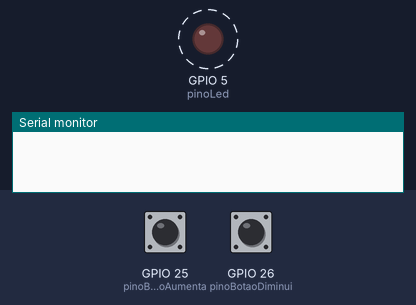
A sketch run on a simulated ESP32. Shown: output pins drawn as LEDs (lit = HIGH), the last lines printed to the serial monitor. Dashed ring = blinking. The test bench sets the inputs (shaded band); at power-on: GPIO 25 (pinoBotaoAumenta) HIGH, GPIO 26 (pinoBotaoDiminui) HIGH.

Above: at 1.2 s.
1.3 s: GPIO 25 (pinoBotaoAumenta) pulled LOW for 1 s
At 2.8 s:
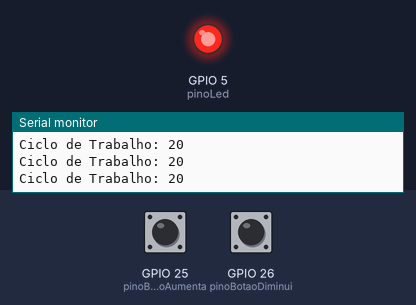
4.3 s: GPIO 26 (pinoBotaoDiminui) pulled LOW for 1 s
At 6.4 s:
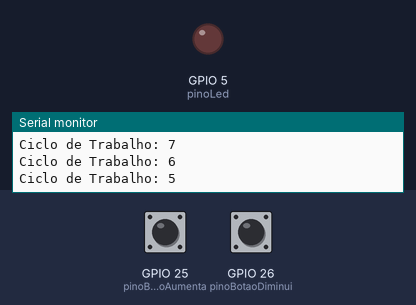
7.3 s: GPIO 26 (pinoBotaoDiminui) pulled LOW for 0.15 s
9.1 s: GPIO 26 (pinoBotaoDiminui) pulled LOW for 3.2 s
Timing chart, 0 to 12.1 s (numbered marks = the images above; inputs shaded):
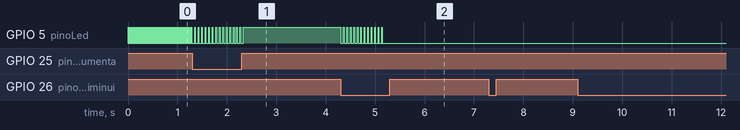

Measured:
- after the input at 1.3 s, GPIO 5 (pinoLed): alternates HIGH for 0.02 s and LOW for 0.05 s, 29 changes in all, then stays HIGH, starting after 0.05 s
- after the input at 4.3 s, GPIO 5 (pinoLed): alternates HIGH for 0.01 s and LOW for 0.06 s, 25 changes in all, then stays LOW, starting at once
- by itself, GPIO 5 (pinoLed): alternates HIGH for 0.01 s and LOW for 0.01 s

The sketch:

sketch.ino
```cpp
// --- Pinos ---
const int pinoLed = 5;
const int pinoBotaoAumenta = 25;
const int pinoBotaoDiminui = 26;

// --- Controle do PWM por Software ---
// Período total do ciclo PWM em milissegundos.
// Um valor baixo (ex: 20ms) cria uma frequência alta (50Hz), que o olho não percebe.
const int periodo = 20;

// "cicloDeTrabalho" é o tempo que o LED ficará LIGADO dentro do período.
// Este valor irá variar de 0 (0% de brilho) até o 'periodo' (100% de brilho).
// Começa com 50% de brilho (10ms de 20ms)
int cicloDeTrabalho = 10;

void setup() {
  Serial.begin(115200);
  pinMode(pinoLed, OUTPUT);
  pinMode(pinoBotaoAumenta, INPUT_PULLUP);
  pinMode(pinoBotaoDiminui, INPUT_PULLUP);
}

void gerarPwmSoftware() {
  if (cicloDeTrabalho > 0) {
    digitalWrite(pinoLed, HIGH);
    delay(cicloDeTrabalho);
  }

  digitalWrite(pinoLed, LOW);
  delay(periodo - cicloDeTrabalho);
}

void loop() {
  if (digitalRead(pinoBotaoAumenta) == LOW) {
    cicloDeTrabalho++;
    if (cicloDeTrabalho > periodo) {
      cicloDeTrabalho = periodo;
    }
    Serial.print("Ciclo de Trabalho: ");
    Serial.println(cicloDeTrabalho);
    delay(50);
  }

  if (digitalRead(pinoBotaoDiminui) == LOW) {
    cicloDeTrabalho--;
    if (cicloDeTrabalho < 0) {
      cicloDeTrabalho = 0;
    }
    Serial.print("Ciclo de Trabalho: ");
    Serial.println(cicloDeTrabalho);
    delay(50);
  }

  gerarPwmSoftware();
}
```
